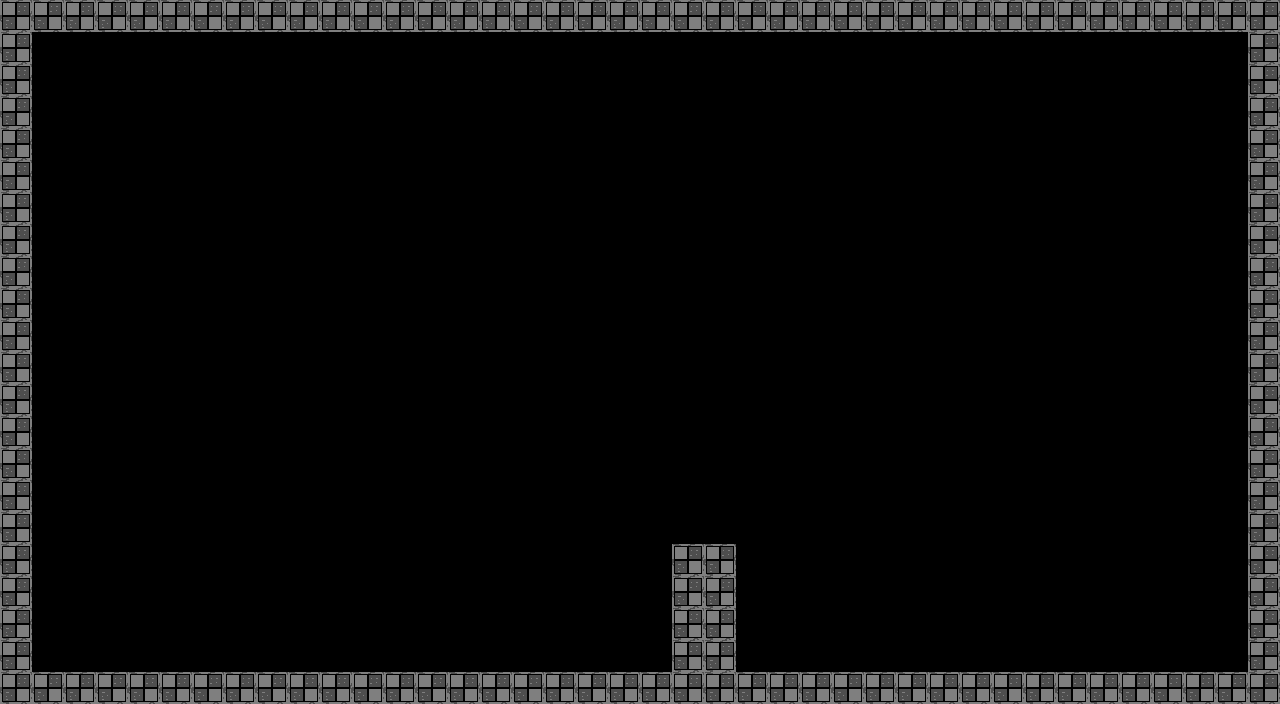

Rendered tile map (Tiled .tmx) drawn with the repository's tilesets; below, a short description and the map source with its tile grids summarised:
An orthogonal 40x22 tile map with 32x32 px tiles, 1 tile layer (Collision Tiles) and 5 objects.

<map version="1.0" orientation="orthogonal" renderorder="right-up" width="40" height="22" tilewidth="32" tileheight="32" nextobjectid="6">
 <tileset firstgid="1" name="practicetileset" tilewidth="32" tileheight="32">
  <image source="practicetileset.PNG" width="96" height="32" />
 </tileset>
 <layer name="Collision Tiles" width="40" height="22">
  <data>[880 cells, 128 non-empty, 1 distinct tile ids]</data>
 </layer>
 <objectgroup name="Objects">
  <object id="1" x="0" y="672" width="1280" height="32" />
  <object id="2" x="0" y="0" width="32" height="672" />
  <object id="3" x="1248" y="0" width="32" height="672" />
  <object id="4" x="32" y="0" width="1216" height="32" />
  <object id="5" x="672" y="544" width="64" height="128" />
 </objectgroup>
</map>